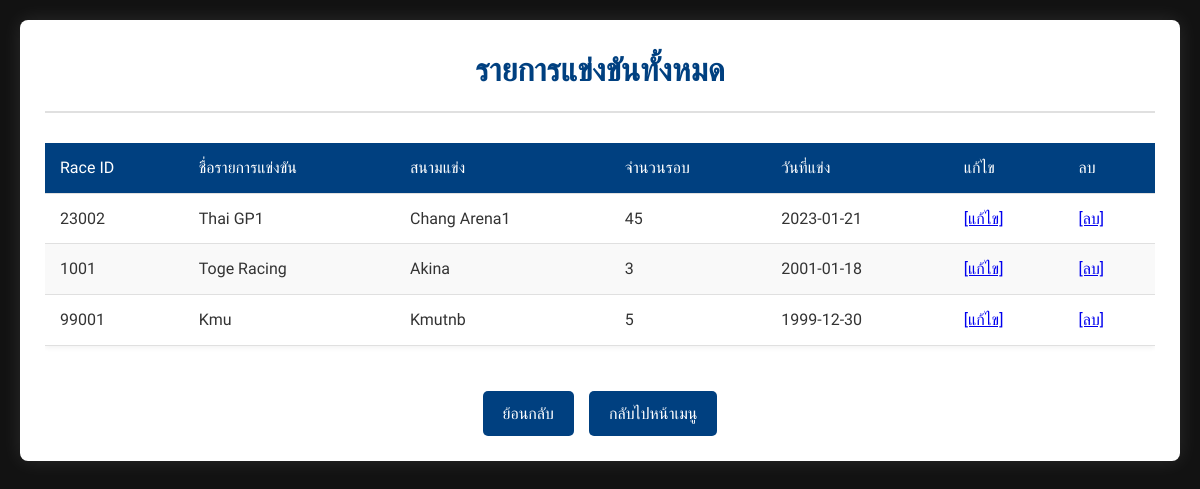
Screenshot of /Gt4SpeedTeam/list_races.php with the database file from the repository.
### tables this page shows
CREATE TABLE `races` (
  `race_id` int(11) NOT NULL,
  `race_name` varchar(50) NOT NULL,
  `circuit` varchar(50) NOT NULL,
  `race_date` date NOT NULL,
  `lap_count` int(50) NOT NULL
);

### Gt4SpeedTeam/list_races.php (the view, shortened to what this page needs)
<?php
include 'config.php';
?>
<!DOCTYPE html>
<html lang="th">
<head>
    <link rel="stylesheet" href="6.css">
</head>
<body>
    <div class="container">
        <h1>รายการแข่งขันทั้งหมด</h1>
        <div class="table-container">
            <table>
                <thead>
                    <tr>
                        <th>Race ID</th>
                        <th>ชื่อรายการแข่งขัน</th>
                        <th>สนามแข่ง</th>
                        <th>จำนวนรอบ</th>
                        <th>วันที่แข่ง</th>
                        <th>แก้ไข</th>
                        <th>ลบ</th>
                    </tr>
                </thead>
                <tbody>
                    <?php
                    $sql = "SELECT race_id, race_name, circuit, lap_count, race_date
                            FROM Races
                            ORDER BY race_date DESC, race_id ASC";
                    $result = $conn->query($sql);
                    if ($result->num_rows > 0) {
                        while ($row = $result->fetch_assoc()) {
                            echo "<tr>
                                    <td>" . htmlspecialchars($row['race_id'], ENT_QUOTES, 'UTF-8') . "</td>
                                    <td>" . htmlspecialchars($row['race_name'], ENT_QUOTES, 'UTF-8') . "</td>
                                    <td>" . htmlspecialchars($row['circuit'], ENT_QUOTES, 'UTF-8') . "</td>
                                    <td>" . htmlspecialchars($row['lap_count'], ENT_QUOTES, 'UTF-8') . "</td>
                                    <td>" . htmlspecialchars($row['race_date'], ENT_QUOTES, 'UTF-8') . "</td>
                                    <td> <a href='edit_race.php?id=" . htmlspecialchars($row['race_id'], ENT_QUOTES, 'UTF-8') . "' class='action-link edit'>[แก้ไข]</a></td>
                                    <td> <a href='delete_race.php?id=" . htmlspecialchars($row['race_id'], ENT_QUOTES, 'UTF-8') . "' class='action-link delete' onclick='return confirm(\"ยืนยันการลบ?\");'>[ลบ]</a></td>
                                </tr>";
                        }
                    } else {
                        echo "<tr><td colspan='7' class='no-data'>ไม่มีข้อมูลการแข่งขัน</td></tr>";
                    }
                    ?>
                </tbody>
            </table>
        </div>
        <div class="button-container">
            <a href="menu_races.php" class="button">ย้อนกลับ</a>
            <a href="menu.php" class="button">กลับไปหน้าเมนู</a>
        </div>
    </div>
</body>
</html>

### Gt4SpeedTeam/6.css (style rules this page uses)
* { box-sizing: border-box; margin: 0; padding: 0; }
body { font-family: 'Sarabun', sans-serif; background-color: #121212; color: #333; line-height: 1.6; padding: 20px; }
.container { max-width: 1200px; margin: 0 auto; background-color: #fff; border-radius: 8px; box-shadow: 0 0 20px rgba(255, 255, 255, 0.1); padding: 25px; }
h1 { color: #004080; text-align: center; margin-bottom: 30px; font-weight: 600; padding-bottom: 15px; border-bottom: 2px solid #e0e0e0; }
.table-container { overflow-x: auto; margin-bottom: 25px; }
table { width: 100%; border-collapse: collapse; margin-bottom: 20px; box-shadow: 0 2px 5px rgba(0, 0, 0, 0.05); }
th, td { padding: 12px 15px; text-align: left; border-bottom: 1px solid #e0e0e0; }
th { background-color: #004080; color: white; font-weight: 500; position: sticky; top: 0; }
tr:nth-child(even) { background-color: #f9f9f9; }
.button-container { display: flex; justify-content: center; gap: 15px; margin-top: 20px; }
.button { display: inline-block; background-color: #004080; color: white; padding: 10px 20px; text-decoration: none; border-radius: 5px; transition: background-color 0.3s, transform 0.2s; font-weight: 500; }

### rows the page displays
races: race_id "23002", race_name "Thai GP1", circuit "Chang Arena1", lap_count "45", race_date "2023-01-21"
races: race_id "1001", race_name "Toge Racing", circuit "Akina", lap_count "3", race_date "2001-01-18"
races: race_id "99001", race_name "Kmu", circuit "Kmutnb", lap_count "5", race_date "1999-12-30"
